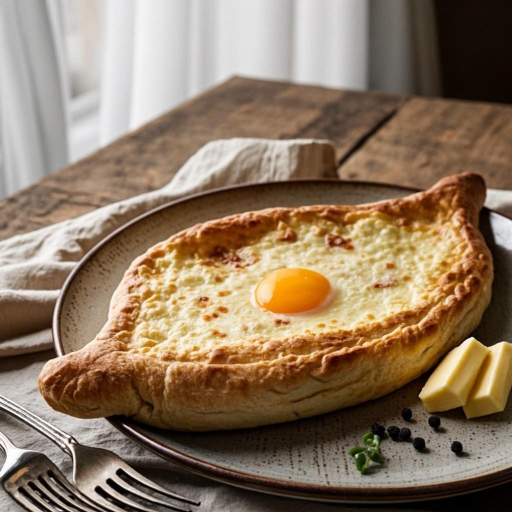
#> input picture dishes/adjarian-khachapuri.jpg, 1024 x 1024 px, found by its file name (shown at 1/2 size); its folder holds 4 pictures in this run
$ python accept-batch8-1113.py
#> lines starting #> are read from the running program, lines starting #| are printed output that depends on the picture
#!/usr/bin/env python3
# Приём батча-8 (частично, 4 фото, Gemini от пользователя 2026-11-13 «Держи пока 4»).
# Сопоставление по содержимому (subjects + промпты v7 очереди):
#   yu-xiang-eggplant  (китайский баклажан в чесночном соусе, красный перец) — очередь №42
#   lyulya-kebab       (3 продолговатых кебаба, лук-сумах, лаваш, лимон)     — очередь №8
#   wonton-soup        (суп с вонтонами и бок-чой)                            — очередь №40
#   kefir-pancakes     (оладьи со сметаной и мёдом, ягоды)                    — очередь №2
# QA: монтажная/визуальная проверка — приём только после MAD-дубль-чека против 260 прод-фото (порог 8.0).
import json, hashlib, os, sys
from PIL import Image, ImageChops, ImageStat
from datetime import datetime, timezone

ROOT = '/home/z/my-project'
BATCH = [
    ('upload/1794559928522.jpg', 'yu-xiang-eggplant', 9),
    ('upload/1794559687046.jpg', 'lyulya-kebab', 9),
    ('upload/1794559671572.jpg', 'wonton-soup', 9),
    ('upload/1794559933688.jpg', 'kefir-pancakes', 9),
]

def sha256(p):
    h = hashlib.sha256()
    with open(p, 'rb') as f:
        for chunk in iter(lambda: f.read(1 << 20), b''):
            h.update(chunk)
    return h.hexdigest()

def sig(img):
    return img.convert('L').resize((256, 256), Image.LANCZOS)

def mad(a, b):
    return ImageStat.Stat(ImageChops.difference(a, b)).mean[0]

# --- сигнатуры прод-фото до записи ---
prod_sigs = {}
for f in sorted(os.listdir(f'{ROOT}/public/dishes')):
    if f.endswith('.jpg'):
        try:
            prod_sigs[f[:-4]] = sig(Image.open(f'{ROOT}/public/dishes/{f}'))
#> in sig, `return img.convert('L').resize((256, 256), Image.LANCZOS)`:
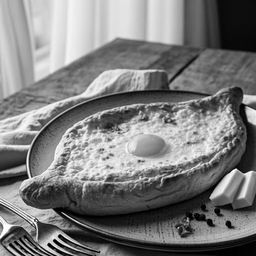
#> returned value: PIL image 256x256 L; min 0, max 255, mean 123.8
        except Exception as e:
            print(f'sig skip {f}: {e}')
#> pass 2 of the loop `for f in sorted(os.listdir(f'{ROOT}/public/dishes')):`:
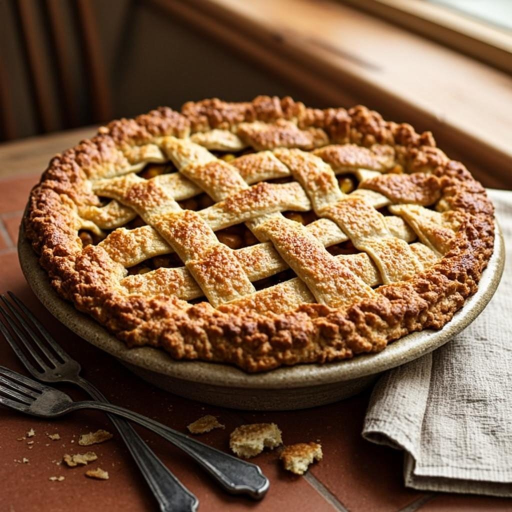
#> input picture dishes/apple-pie.jpg, 1024 x 1024 px, found by its file name (shown at 1/2 size)
#> in sig (call 2), `return img.convert('L').resize((256, 256), Image.LANCZOS)`:
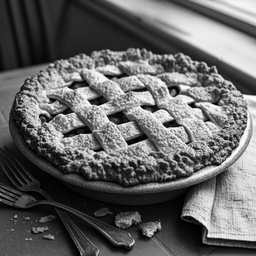
#> returned value: PIL image 256x256 L; min 0, max 255, mean 100.5
#> pass 3 of the loop `for f in sorted(os.listdir(f'{ROOT}/public/dishes')):`:
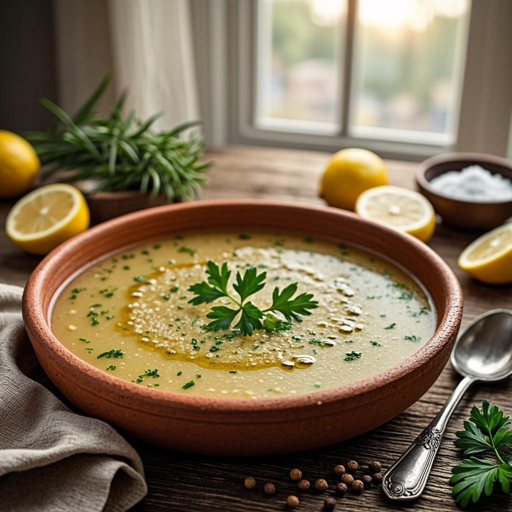
#> input picture dishes/avgolemono.jpg, 1024 x 1024 px, found by its file name (shown at 1/2 size)
#> in sig (call 3), `return img.convert('L').resize((256, 256), Image.LANCZOS)`:
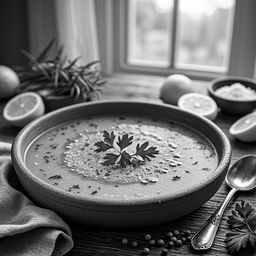
#> returned value: PIL image 256x256 L; min 0, max 255, mean 111.9
#> the loop made 4 passes; the first 3 are shown

now = datetime.now(timezone.utc).isoformat(timespec='seconds')
accepted = {}
skipped = []
for src_rel, dish, score in BATCH:
    src = os.path.join(ROOT, src_rel)
    if not os.path.exists(src):
        print(f'MISSING: {src_rel}')
        skipped.append((dish, 'file-missing'))
        continue
    im = Image.open(src)
    if im.mode != 'RGB':
        im = im.convert('RGB')
    w, h = im.size
    if w != h:
        s = min(w, h)
        im = im.crop(((w - s) // 2, (h - s) // 2, (w + s) // 2, (h + s) // 2))
    if im.size != (1024, 1024):
        im = im.resize((1024, 1024), Image.LANCZOS)
    s_new = sig(im)
    worst = min((mad(s_new, s), d2) for d2, s in prod_sigs.items() if d2 != dish) if prod_sigs else (99, '-')
    if worst[0] < 8.0:
        print(f'DUPE: {dish} vs {worst[1]} MAD={worst[0]:.1f} < 8.0 — отклонено')
        skipped.append((dish, f'dupe {worst[1]} MAD {worst[0]:.1f}'))
        continue
    dst = os.path.join(ROOT, 'public', 'dishes', dish + '.jpg')
    old_sha = sha256(dst) if os.path.exists(dst) else None
    im.save(dst, 'JPEG', quality=88, optimize=True)
    new_sha = sha256(dst)
    prod_sigs[dish] = s_new
    accepted[dish] = {'sha256': new_sha, 'score': score, 'old': old_sha}
    print(f'{dish:20s} src={w}x{h} -> 1024x1024 {os.path.getsize(dst)//1024}KB '
          f'MAD-min={worst[0]:.1f}({worst[1]}) old={old_sha[:8] if old_sha else "-"} new={new_sha[:8]}')
#> pass 2 of the loop `for src_rel, dish, score in BATCH:`:
#> pass 3 of the loop `for src_rel, dish, score in BATCH:`:
#> the loop made 4 passes; the first 3 are shown

if not accepted:
    print('Ничего не принято — стоп, файлы не меняю')
#> (the run stopped early here; a loop or call above may not have finished)
